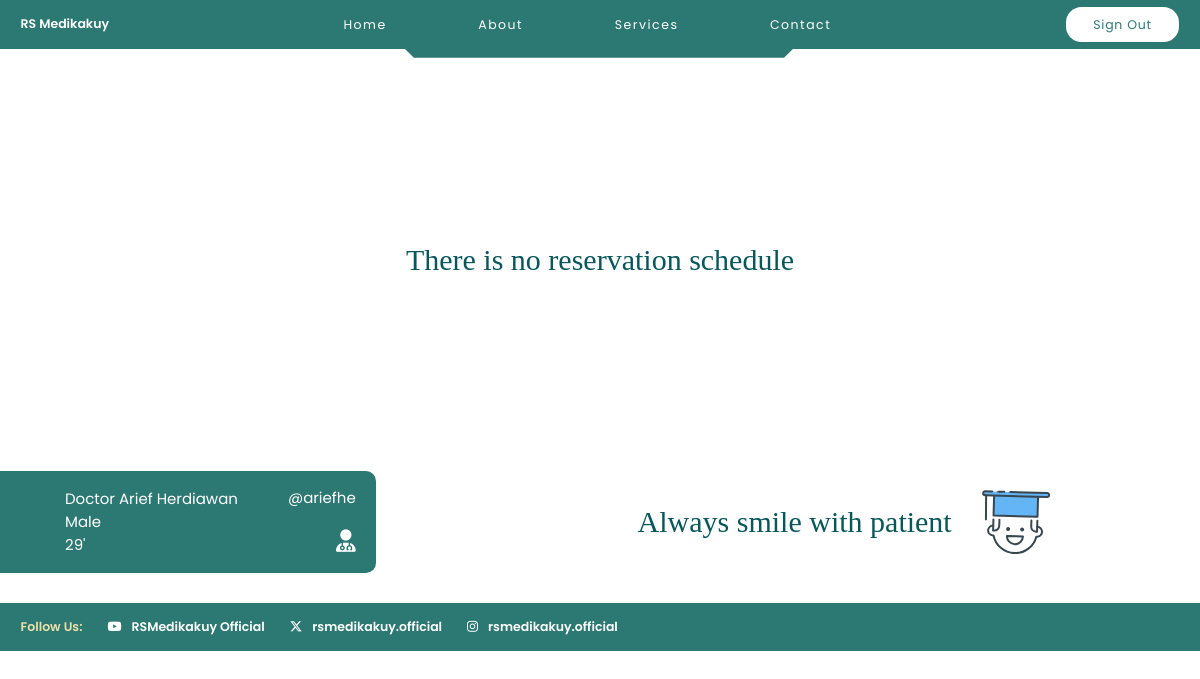
The app's page /main_doctor/20/ with its own data.
### myFirstApp/models.py (models this page shows, shortened)
class Doctor(models.Model):
  username = models.CharField(max_length=200)
  password = models.CharField(max_length=200)
  first_name = models.CharField(max_length=200, default='a')
  last_name = models.CharField(max_length=200, default='a')
  gender = models.CharField(max_length=1, default='m')
  birth_date = models.DateField(default='2003-10-02')
  session = models.CharField(max_length=200, default='a,a')
  day = models.CharField(max_length=200, default='a,a')
  id_hospital = models.CharField(max_length=200)
  @property
  def age(self):
    if self.birth_date:
      today = date.today()
      age = today.year - self.birth_date.year - ((today.month, today.day) < (self.birth_date.month, self.birth_date.day))
      return age
    return None

### myFirstApp/views.py (the view, shortened to what this page needs)
# urls.py: path('main_doctor/<int:id>/', views.main_doctor, name='main_doctor'),
def main_doctor(request, id):
    doctor = Doctor.objects.get(id=id)
    reservasi = Reservation.objects.filter(id_doctor=id).order_by('date', 'id_session')
    if not reservasi.exists():
        kosong = mark_safe('<div class="kosong">There is no reservation schedule</div>')
        none = mark_safe('style="display: none;"')
    else:
        kosong = ""
        none = ""
    reservation_details = []
    context = {
        'kosong': kosong,
        'none': none,
        'doctor': doctor,
        'reservation_details': reservation_details,
    }
    return render(request, 'main_doctor.html', context)

### templates/main_doctor.html (shortened to what this page needs)
{% extends 'base.html' %}
{% block content %}
<header>
  <div class="logo">RS Medikakuy</div>
  <ul class="nav">
    <li><a href="/#home">Home</a></li>
    <li><a href="/#about">About</a></li>
    <li><a href="/#services">Services</a></li>
    <li><a href="/#contact">Contact</a></li>
  </ul>
  <div class="register"><a href="/login_doctor/">Sign Out</a> </div>
  <svg xmlns="http://www.w3.org/2000/svg" height="75" viewBox="0 0 1440 75" fill="none" class="rule">
    <path d="M0 25H481.336L506.88 50H930.616L956.16 25H1440" stroke="#2C7873" stroke-width="50"/>
  </svg>
</header>
<main class="main-main">
  <div class="jadwal-wrap">
    {{ kosong }}
  </div>
  <div class="profil-reservasi">
    <div class="profil-wrap">
      <div class="profil">
        <div class="profil-left">
          Doctor {{ doctor.first_name }} {{doctor.last_name}} <br>
          {% if doctor.gender == 'm' %}
            Male
          {% else %}
            Female
          {% endif %}
          <br> {{ doctor.age }}'
        </div>
        <div class="profil-right">
          <div class="username"> @{{ doctor.username }} </div>
          <div class="edit-profil" id="not-hover"><i class="fa-solid fa-user-doctor"></i></div>
        </div>
      </div>
    </div>
    <div class="buat-reservasi">
      Always smile with patient
    </div>
  </div>
</main>
<footer>
  <div>Follow Us: </div>
  <a class="yt" href="#">
    <i class="fa-brands fa-youtube"></i>
    <div>RSMedikakuy Official</div>
  </a>
  <a class="x" href="#">
    <i class="fa-brands fa-x-twitter"></i>
    <div>rsmedikakuy.official</div>
  </a>
  <a class="ig" href="#">
    <i class="fa-brands fa-instagram"></i>
    <div>rsmedikakuy.official</div>
  </a>
</footer>
{% endblock content %}

### static/css/style.css (style rules this page uses)
* { margin: 0; padding: 0; box-sizing: border-box; list-style: none; text-decoration: none; }
html { scroll-behavior: smooth; }
header { width: 100%; height: 4.875rem; padding: 0.56rem 2.06rem; background-color: #2C7873; display: flex; justify-content: space-between; align-items: center; position: relative; }
.rule { width: 100%; position: absolute; left: 0; bottom: -1.5625rem;; z-index: -1; }
.logo { color: #FFF; font-family: Poppins; font-size: 1.25rem; font-style: normal; font-weight: 600; line-height: normal; }
.nav { display: flex; justify-content: space-around; align-items: center; width: 50%; }
.nav a { color: #FFF; font-family: Poppins; font-size: 1.25rem; font-style: normal; font-weight: 400; line-height: 1.71488rem; letter-spacing: 0.15rem; }
.register a { background-color: #FFF; color: #2C7873; font-family: Poppins; font-size: 1.25rem; font-style: normal; font-weight: 400; line-height: 1.71488rem; letter-spacing: 0.075rem; display: flex; justify-content: center; align-items: center; width: 11.375rem; height: 3.5rem; flex-shrink: 0; border-radius: 1.5625rem; }
main { margin: 6.4185rem 9.87rem; display: flex; justify-content: space-between; align-items: center; height: 47.4375rem; }
footer { width: 100%; padding: 1.5rem 2.06rem; background: #2C7873; color: #FFF; font-family: Poppins; font-size: 1.25rem; font-style: normal; font-weight: 600; line-height: normal; display: flex; gap: 2.5rem; margin-top: 2rem; }
footer > div:first-of-type { color: #ECE0A6; font-family: Poppins; font-size: 1.25rem; font-style: normal; font-weight: 600; line-height: normal; }
footer div, footer a { display: flex; justify-content: center; align-items: center; gap: 1rem; }
footer a { color: #FFF; }
.main-main { display: block; margin: 0; }
.jadwal-wrap { min-height: 30.214rem; margin: 6rem 3.45rem; display: flex; justify-content: space-between; align-items: center; }
.profil-wrap { display: inline-block; }
.profil-reservasi { display: flex; justify-content: space-between; align-items: center; }
.profil { display: flex; justify-content: space-between; align-items: center; gap: 5rem; background-color: #2C7873; padding: 1.5rem 2rem 1.5rem 6.5rem; color: #FFF; font-family: Poppins; font-size: 1.5rem; font-style: normal; font-weight: 400; line-height: normal; border-radius: 0 1rem 1rem 0; }
.profil-right { display: flex; flex-direction: column; align-items: flex-end; justify-content: space-between; gap: 1.5rem; }
.profil .edit-profil { color: #FFF; font-size: 2.25rem; transition: transform 0.25s; }
.buat-reservasi { padding-right: 15rem; color: #07575B; font-family: Calibri; font-size: 3rem; font-style: normal; font-weight: 400; line-height: normal; display: flex; gap: 3rem; align-items: center; }
.buat-reservasi svg { width: 6.83rem; height: 6.43rem; }
.kosong { margin: auto; color: #07575B; font-family: Calibri; font-size: 3rem; font-style: normal; font-weight: 400; line-height: normal; }
@media only screen and (min-width: 992px) { html { font-size: 10px; } }
@media only screen and (min-width: 992px) { main { display: flex; justify-content: space-around; } }

### records on screen
Doctor: first_name "Arief", last_name "Herdiawan", age "29", username "ariefhe"

### other values on screen
{{ kosong }} "There is no reservation schedule"
